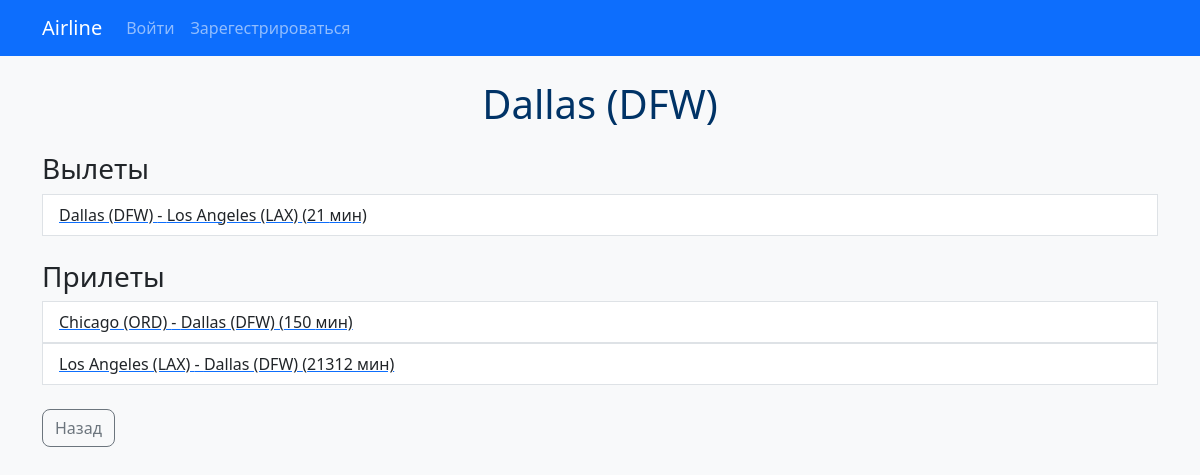
The page /airport_detail/8/ on the database its author committed.
### flights/models.py (models this page shows, shortened)
class Airport(models.Model):
    code = models.CharField(max_length=3, unique=True)
    city = models.CharField(max_length=64)
    def __str__(self):
        return f"{self.city} ({self.code})"

class Flight(models.Model):
    origin = models.ForeignKey(Airport, on_delete=models.CASCADE, related_name="departures")
    destination = models.ForeignKey(Airport, on_delete=models.CASCADE, related_name="arrivals")
    duration = models.IntegerField()
    capacity = models.IntegerField(default = 50) # type: ignore

### flights/views.py (the view)
# urls.py: path("airport_detail/<int:airport_id>/", views.airport_detail, name="airport_detail"),
def airport_detail(request, airport_id):
    airport = get_object_or_404(Airport, pk=airport_id)
    departures = Flight.objects.filter(origin=airport)
    arrivals = Flight.objects.filter(destination=airport)
    return render(request, "flights/airport_detail.html", {"airport": airport, "departures": departures, "arrivals": arrivals})

### flights/templates/flights/airport_detail.html (shortened to what this page needs)
{% extends 'flights/base.html' %}
{% block content %}
<h1 class="text-center">{{ airport.city }} ({{ airport.code }})</h1>
<h3 class="mt-4">Вылеты</h3>
<ul class="list-group">
    {% for departure in departures %}
        <a href="{% url 'flight_detail' departure.id %}"><li class="list-group-item">{{ departure.origin }} - {{ departure.destination }} ({{ departure.duration }} мин)</li> </a>
    {% endfor %}
</ul>
<h3 class="mt-4">Прилеты</h3>
<ul class="list-group">
    {% for arrival in arrivals %}
    <a href="{% url 'flight_detail' arrival.id %}"><li class="list-group-item">{{ arrival.origin }} - {{ arrival.destination }} ({{ arrival.duration }} мин)</li>
    </a>
        {% endfor %}
</ul>
<a href="/" class="btn btn-outline-secondary mt-4">Назад</a>
{% endblock %}

### flights/static/flights/css/style.css (style rules this page uses)
body { background-color: #f8f9fa; }
h1 { color: #003366; }
.btn { border-radius: 8px; }

### rows shown on the page
Airport: city "Dallas", code "DFW"
Flight: origin "Dallas (DFW)", destination "Los Angeles (LAX)", duration "21"
Flight: origin "Chicago (ORD)", destination "Dallas (DFW)", duration "150"
Flight: origin "Los Angeles (LAX)", destination "Dallas (DFW)", duration "21312"
